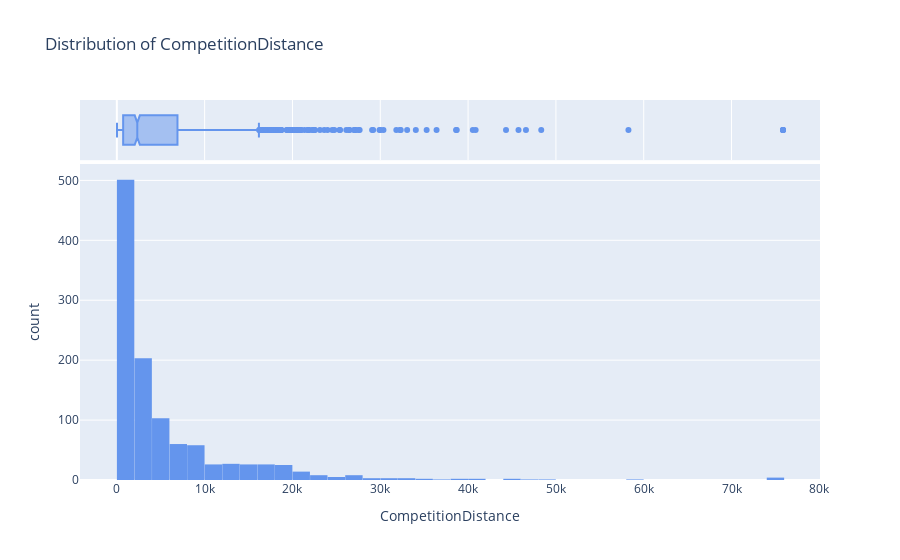

Here is the notebook cell this chart was saved with:
### Markdown cell above
- Competition distance

### Code cell
plotly_plot_hist(store_df, 'CompetitionDistance')

### Figure 1 — Plotly figure (JSON) as saved in the notebook; plotly's stock layout.template omitted (floating-point values rounded to 4 significant figures; data arrays with more than 128 entries replaced by an {"elided": "..."} marker saying what was removed)
{"data": [{"alignmentgroup": "True", "bingroup": "x", "hovertemplate": "CompetitionDistance=%{x}<br>count=%{y}<extra></extra>", "legendgroup": "", "marker": {"color": "cornflowerblue", "pattern": {"shape": ""}}, "name": "", "offsetgroup": "", "orientation": "v", "showlegend": false, "type": "histogram", "x": {"elided": "1115 int values"}, "xaxis": "x", "yaxis": "y"}, {"alignmentgroup": "True", "hovertemplate": "CompetitionDistance=%{x}<extra></extra>", "legendgroup": "", "marker": {"color": "cornflowerblue"}, "name": "", "notched": true, "offsetgroup": "", "showlegend": false, "type": "box", "x": {"elided": "1115 int values"}, "xaxis": "x2", "yaxis": "y2"}], "layout": {"bargap": 0.01, "barmode": "relative", "legend": {"tracegroupgap": 0}, "title": {"text": "Distribution of CompetitionDistance"}, "xaxis": {"anchor": "y", "domain": [0, 1], "title": {"text": "CompetitionDistance"}}, "xaxis2": {"anchor": "y2", "domain": [0, 1], "matches": "x", "showgrid": true, "showticklabels": false}, "yaxis": {"anchor": "x", "domain": [0, 0.8316], "title": {"text": "count"}}, "yaxis2": {"anchor": "x2", "domain": [0.8416, 1], "matches": "y2", "showgrid": false, "showline": false, "showticklabels": false, "ticks": ""}}}
